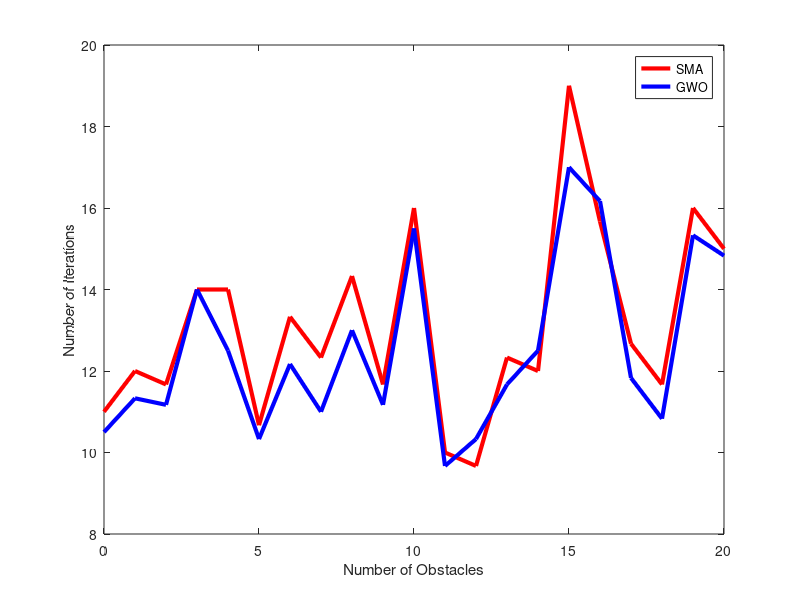

MATLAB code for this plot: (Note: this script raises an error after producing the figure.)
%% Amanda Dings
% 12/12/2020

clc; clear variables; close all;
%% 

x = 0:20;
sma_iter = [11 12 11.67 14 14 10.67 13.33 12.33 14.33 11.67 16 10 9.67 12.33 12 19 15.67 12.67 11.67 16 15];
gwo_iter = [10.50 11.33 11.17 14 12.50 10.33 12.17 11 13 11.17 15.50 9.67 10.33 11.67 12.50 17 16.17 11.83 10.83 15.33 14.83];

f = figure('WindowStyle','docked');
plot(x,sma_iter,'r','LineWidth',3); hold on
plot(x,gwo_iter,'b','LineWidth',3)
legend('SMA','GWO');
xlabel('Number of Obstacles');
ylabel('Number of Iterations');
a = gca;
a.FontSize=18;
f.Color = 'White';

close all; clear f; clear a;
sma_path_length = [1191.06 1189.89 1183.87 1288.26 1194.18 1184.94 1191.77 1189.77 1207.73 1184.00 1244.91 1183.34 1182.26 1182.13 1191.07 1227.38 1196.16 1186.50 1186.76 1327.14 1332.03];
gwo_path_length = [1572.29 1580.40 1570.72 1698.98 1578.88 1576.98 1590.96 1569.52 1602.70 1575.93 1703.06 1571.08 1582.10 1576.06 1579.55 1623.10 1624.79 1580.13 1573.26 1764.37 1800.57];
f = figure('WindowStyle','docked');
plot(x,sma_path_length,'r','LineWidth',3); hold on
plot(x,gwo_path_length,'b','LineWidth',3)
legend('SMA','GWO');
xlabel('Number of Obstacles');
ylabel('Path Length (m)');
a = gca;
a.FontSize=18;
f.Color = 'White';


close all; clear f; clear a;
sma_time_elapsed = [0.344 0.327 0.292 0.300 0.308 0.304 0.337 0.295 0.347 0.305 0.330 0.305 0.288 0.292 0.323 0.293 0.294 0.299 0.300 0.307 0.298];
gwo_time_elapsed = [0.325 0.315 0.294 0.292 0.297 0.287 0.317 0.305 0.322 0.296 0.312 0.296 0.285 0.286 0.304 0.284 0.297 0.293 0.301 0.292 0.309];
f = figure('WindowStyle','docked');
plot(x,sma_time_elapsed,'r','LineWidth',3); hold on
plot(x,gwo_time_elapsed,'b','LineWidth',3)
legend('SMA','GWO');
xlabel('Number of Obstacles');
ylabel('Time elapsed (s)');
a = gca;
a.FontSize=18;
f.Color = 'White';
